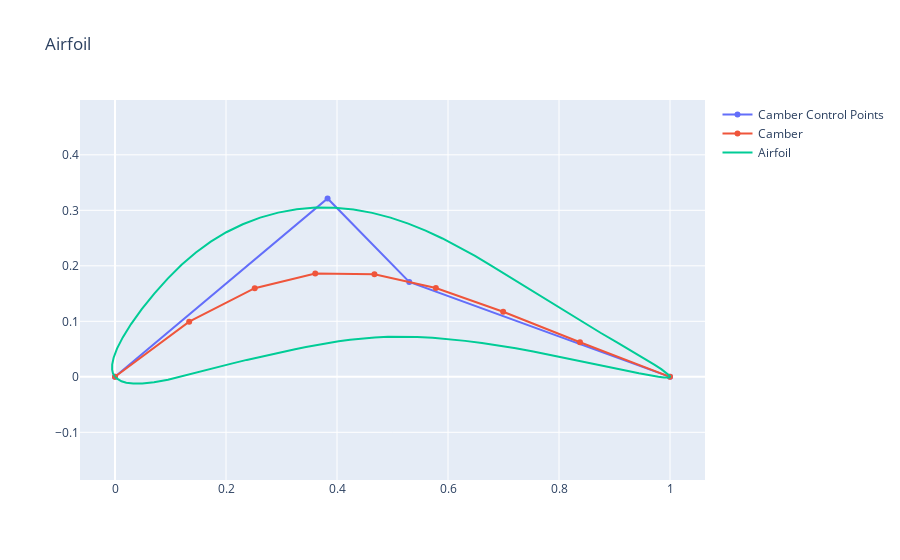
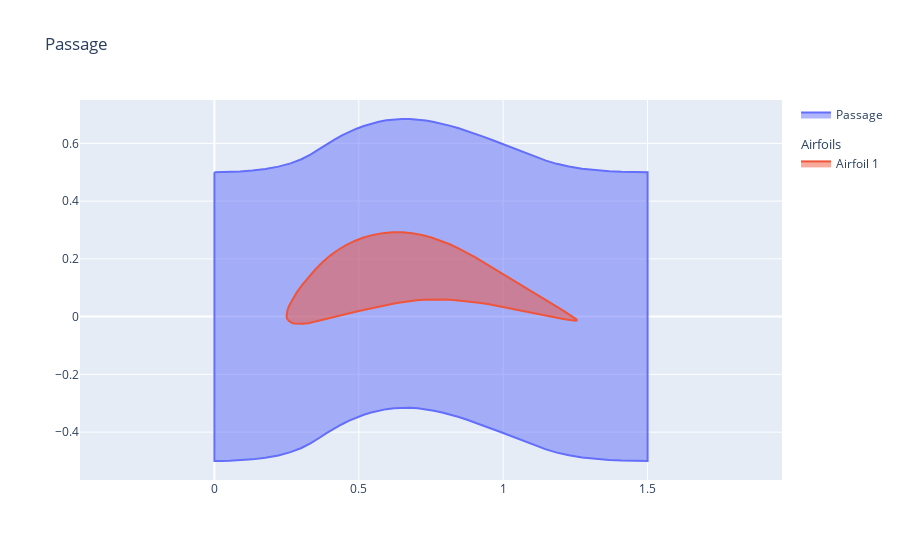

Source (notebook cell) for these figures, in order:
### Markdown cell above
# Turbo Row Example

### Code cell
import numpy as np
from parafoil import CamberThicknessAirfoil, TurboRowPassage

airfoil = CamberThicknessAirfoil(
    inlet_angle=np.radians(40.0),
    outlet_angle=np.radians(-20.0),
    stagger_angle=np.radians(0.0),
    upper_thick_prop=[0.035, 0.14, 0.14, 0.035, 0.007],
    lower_thick_prop=[0.035, 0.14, 0.14, 0.035, 0.007],
    leading_prop=0.5,
    trailing_prop=0.5,
    chord_length=1
)

passage = TurboRowPassage(
    airfoil=airfoil,
    spacing_to_chord=1.0,
    leading_edge_gap_to_chord=0.25,
    trailing_edge_gap_to_chord=0.25,
)

airfoil.visualize(include_camber_ctrl_pnts=True)
passage.visualize()
